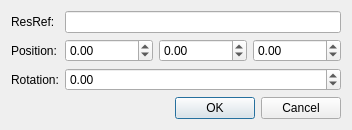
<?xml version="1.0" encoding="UTF-8"?>
<ui version="4.0">
 <class>Dialog</class>
 <widget class="QDialog" name="Dialog">
  <property name="geometry">
   <rect>
    <x>0</x>
    <y>0</y>
    <width>331</width>
    <height>123</height>
   </rect>
  </property>
  <property name="sizePolicy">
   <sizepolicy hsizetype="Fixed" vsizetype="Fixed">
    <horstretch>0</horstretch>
    <verstretch>0</verstretch>
   </sizepolicy>
  </property>
  <property name="windowTitle">
   <string>Dialog</string>
  </property>
  <layout class="QVBoxLayout" name="verticalLayout">
   <item>
    <layout class="QFormLayout" name="formLayout">
     <item row="0" column="0">
      <widget class="QLabel" name="label">
       <property name="text">
        <string>ResRef:</string>
       </property>
      </widget>
     </item>
     <item row="0" column="1">
      <widget class="QLineEdit" name="resrefEdit">
       <property name="maxLength">
        <number>16</number>
       </property>
      </widget>
     </item>
     <item row="1" column="0">
      <widget class="QLabel" name="label_2">
       <property name="text">
        <string>Position:</string>
       </property>
      </widget>
     </item>
     <item row="1" column="1">
      <layout class="QHBoxLayout" name="horizontalLayout">
       <item>
        <widget class="QDoubleSpinBox" name="xPosSpin">
         <property name="minimum">
          <double>-1000000.000000000000000</double>
         </property>
         <property name="maximum">
          <double>1000000.000000000000000</double>
         </property>
        </widget>
       </item>
       <item>
        <widget class="QDoubleSpinBox" name="yPosSpin">
         <property name="minimum">
          <double>-1000000.000000000000000</double>
         </property>
         <property name="maximum">
          <double>1000000.000000000000000</double>
         </property>
        </widget>
       </item>
       <item>
        <widget class="QDoubleSpinBox" name="zPosSpin">
         <property name="minimum">
          <double>-1000000.000000000000000</double>
         </property>
         <property name="maximum">
          <double>1000000.000000000000000</double>
         </property>
        </widget>
       </item>
      </layout>
     </item>
     <item row="2" column="0">
      <widget class="QLabel" name="label_3">
       <property name="text">
        <string>Rotation:</string>
       </property>
      </widget>
     </item>
     <item row="2" column="1">
      <widget class="QDoubleSpinBox" name="bearingSpin">
       <property name="minimum">
        <double>-1000000.000000000000000</double>
       </property>
       <property name="maximum">
        <double>1000000.000000000000000</double>
       </property>
      </widget>
     </item>
    </layout>
   </item>
   <item>
    <widget class="QDialogButtonBox" name="buttonBox">
     <property name="orientation">
      <enum>Qt::Horizontal</enum>
     </property>
     <property name="standardButtons">
      <set>QDialogButtonBox::Cancel|QDialogButtonBox::Ok</set>
     </property>
    </widget>
   </item>
  </layout>
 </widget>
 <resources/>
 <connections>
  <connection>
   <sender>buttonBox</sender>
   <signal>accepted()</signal>
   <receiver>Dialog</receiver>
   <slot>accept()</slot>
   <hints>
    <hint type="sourcelabel">
     <x>248</x>
     <y>254</y>
    </hint>
    <hint type="destinationlabel">
     <x>157</x>
     <y>274</y>
    </hint>
   </hints>
  </connection>
  <connection>
   <sender>buttonBox</sender>
   <signal>rejected()</signal>
   <receiver>Dialog</receiver>
   <slot>reject()</slot>
   <hints>
    <hint type="sourcelabel">
     <x>316</x>
     <y>260</y>
    </hint>
    <hint type="destinationlabel">
     <x>286</x>
     <y>274</y>
    </hint>
   </hints>
  </connection>
 </connections>
</ui>
